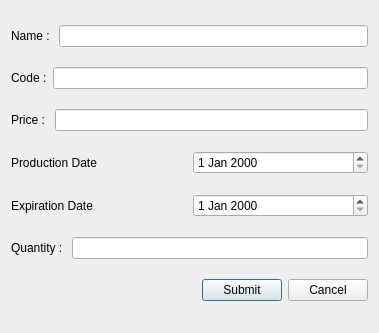
<?xml version="1.0" encoding="UTF-8"?>
<ui version="4.0">
 <class>AddProductDialog</class>
 <widget class="QDialog" name="AddProductDialog">
  <property name="geometry">
   <rect>
    <x>0</x>
    <y>0</y>
    <width>379</width>
    <height>333</height>
   </rect>
  </property>
  <property name="windowTitle">
   <string>Add Product</string>
  </property>
  <property name="windowIcon">
   <iconset resource="imgs.qrc">
    <normaloff>:/images/icons8-new-48.png</normaloff>:/images/icons8-new-48.png</iconset>
  </property>
  <layout class="QVBoxLayout" name="verticalLayout">
   <item>
    <layout class="QHBoxLayout" name="horizontalLayout">
     <item>
      <widget class="QLabel" name="label">
       <property name="text">
        <string>Name : </string>
       </property>
      </widget>
     </item>
     <item>
      <widget class="QLineEdit" name="nameLineEdit"/>
     </item>
    </layout>
   </item>
   <item>
    <layout class="QHBoxLayout" name="horizontalLayout_2">
     <item>
      <widget class="QLabel" name="label_2">
       <property name="text">
        <string>Code :</string>
       </property>
      </widget>
     </item>
     <item>
      <widget class="QLineEdit" name="codeLineEdit"/>
     </item>
    </layout>
   </item>
   <item>
    <layout class="QHBoxLayout" name="horizontalLayout_8">
     <item>
      <widget class="QLabel" name="label_8">
       <property name="text">
        <string>Price : </string>
       </property>
      </widget>
     </item>
     <item>
      <widget class="QLineEdit" name="priceLineEdit"/>
     </item>
    </layout>
   </item>
   <item>
    <layout class="QHBoxLayout" name="horizontalLayout_9">
     <item>
      <widget class="QLabel" name="label_9">
       <property name="text">
        <string>Production Date</string>
       </property>
      </widget>
     </item>
     <item>
      <widget class="QDateEdit" name="productiondateEdit"/>
     </item>
    </layout>
   </item>
   <item>
    <layout class="QHBoxLayout" name="horizontalLayout_10">
     <item>
      <widget class="QLabel" name="label_10">
       <property name="text">
        <string>Expiration Date</string>
       </property>
      </widget>
     </item>
     <item>
      <widget class="QDateEdit" name="expirationDateEdit"/>
     </item>
    </layout>
   </item>
   <item>
    <layout class="QHBoxLayout" name="horizontalLayout_11">
     <item>
      <widget class="QLabel" name="label_11">
       <property name="text">
        <string>Quantity : </string>
       </property>
      </widget>
     </item>
     <item>
      <widget class="QLineEdit" name="quantityLineEdit"/>
     </item>
    </layout>
   </item>
   <item>
    <layout class="QHBoxLayout" name="horizontalLayout_12">
     <item>
      <spacer name="horizontalSpacer">
       <property name="orientation">
        <enum>Qt::Horizontal</enum>
       </property>
       <property name="sizeHint" stdset="0">
        <size>
         <width>40</width>
         <height>20</height>
        </size>
       </property>
      </spacer>
     </item>
     <item>
      <widget class="QPushButton" name="pushButton_2">
       <property name="text">
        <string>Submit</string>
       </property>
      </widget>
     </item>
     <item>
      <widget class="QPushButton" name="pushButton">
       <property name="text">
        <string>Cancel</string>
       </property>
      </widget>
     </item>
    </layout>
   </item>
  </layout>
 </widget>
 <resources>
  <include location="imgs.qrc"/>
 </resources>
 <connections/>
</ui>
